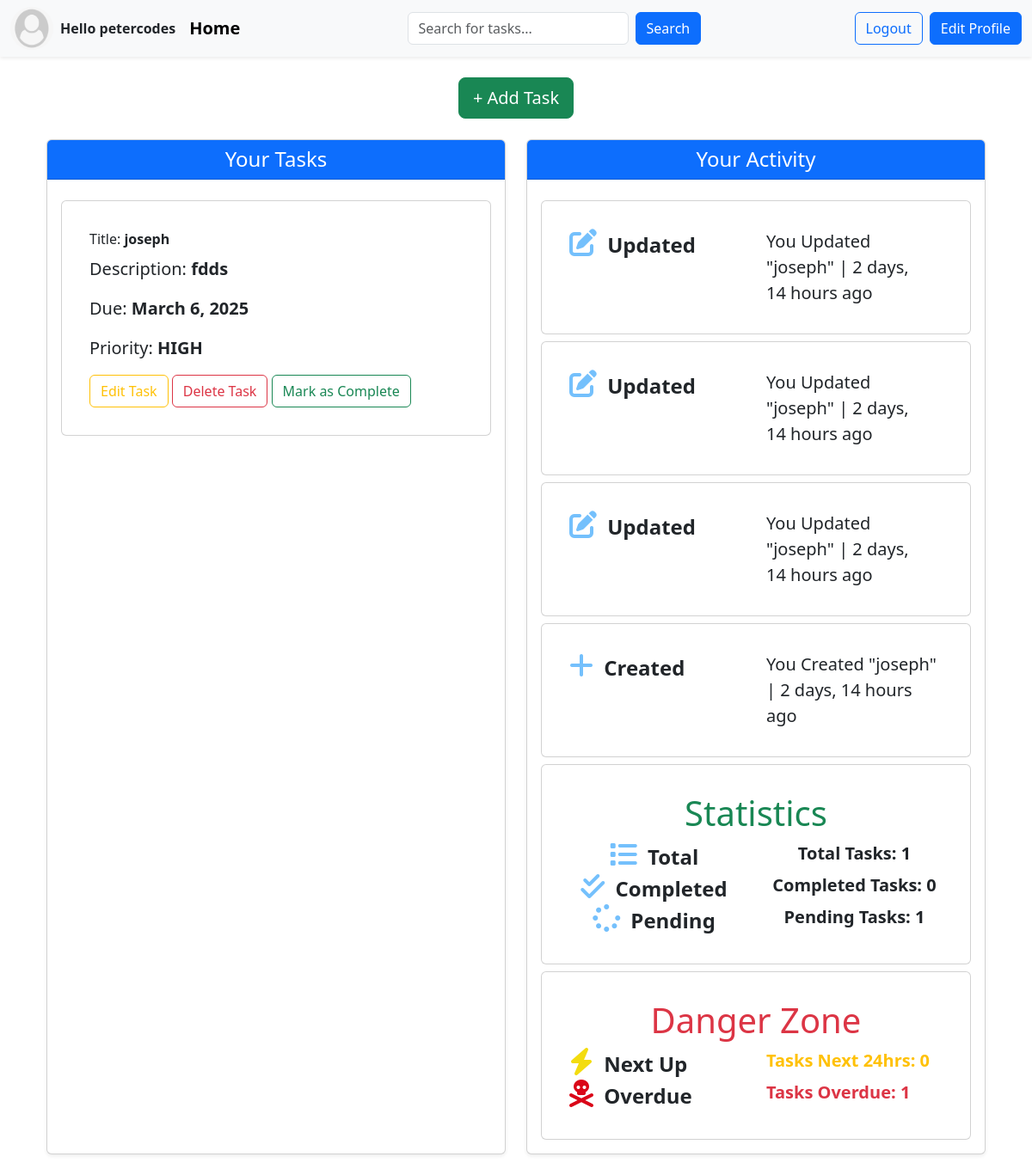
The app's page / (signed in) with its own data.
### base/models.py (models this page shows, shortened)
class User(AbstractUser):
    name = models.CharField(max_length=200,null=True)
    email = models.EmailField(unique=True,null=True)
    avatar= models.ImageField(null=True,default='default.png')
    USERNAME_FIELD = 'email'
    REQUIRED_FIELDS = []

class Task(models.Model):
    title = models.CharField(max_length=200,null=True)
    description = models.TextField(null=True,blank=True)
    user = models.ForeignKey(User,on_delete= models.CASCADE)
    completed = models.BooleanField(default=False)
    created = models.DateTimeField(auto_now_add=True)
    updated = models.DateTimeField(auto_now=True)
    PRIORITY_CHOICES = [
    ("HIGH","High"),
    ("MEDIUM","Medium"),
    ("LOW","Low")
   ]
    priority = models.CharField(max_length=100,choices = PRIORITY_CHOICES)
    due_date = models.DateField(null=True,blank=True)
    class Meta:
        ordering = ['-updated','-created']

class TaskActivity(models.Model):
    ACTION_CHOICES = [
        ("Created","Created"),
       ( "Updated","Updated"),
       ("Completed","Completed"),
       ("Deleted","Deleted")
    ]
    user = models.ForeignKey(User,on_delete=models.CASCADE)
    task = models.ForeignKey(Task,on_delete=models.CASCADE)
    action = models.CharField(max_length=20,choices = ACTION_CHOICES)
    timestamp = models.DateTimeField(auto_now_add=True)
    class Meta:
        ordering = ['-timestamp']

### base/views.py (the view, shortened to what this page needs)
# urls.py: path('',views.home,name="home"),
@login_required(login_url="login")
def home(request):
    tasks = Task.objects.filter(user=request.user)  # Filter tasks for the logged-in user
    activities = TaskActivity.objects.filter(user=request.user).order_by('-timestamp')[:5]  # Get the latest 5 activities
    search_query = request.GET.get('q')
    total_tasks = tasks.count()
    completed_tasks = tasks.filter(completed=True).count()
    pending_tasks = total_tasks - completed_tasks
    now = timezone.now()
    next_24_hours = now + timedelta(hours=24)
    next_up_tasks = tasks.filter(due_date__range=[now, next_24_hours], completed=False).count()
    overdue_tasks = tasks.filter(due_date__lt=now, completed=False).count()
    context = {
        "tasks": tasks,
        "activities": activities,
        "total_tasks": total_tasks,
        "completed_tasks": completed_tasks,
        "pending_tasks": pending_tasks,
        "next_up_tasks": next_up_tasks,
        "overdue_tasks": overdue_tasks,
        "search_query": search_query,  # Pass the search query to the template
    }
    return render(request, 'base/index.html', context)

### base/templates/base/index.html (shortened to what this page needs)
{% extends 'main.html' %}
{% load static %}
{% block content %}
<div class="container my-4">
    <div class="text-center mb-4">
        <a href="{% url 'add-task' %}" class="btn btn-success btn-lg">+ Add Task</a>
    </div>
    <div class="row g-4">
        <div class="col-lg-6">
            <div class="card h-100 shadow-sm">
                <div class="card-header bg-primary text-white">
                    <h2 class="h4 mb-0 text-center">Your Tasks</h2>
                </div>
                <div class="card-body">
                    {% for task in tasks %}
                    <div class="card mt-2 p-3">
                        <div class="card-body">
                            <div class="card-title">Title: <span class="fw-bold">{{task.title}}</span></div>
                            <p class="card-text lead">Description: <span class="fw-bold">{{task.description}}</span></p>
                            <p class="lead">Due: <span class="fw-bold">{{task.due_date}}</span></p>
                            <p class="lead">Priority: <span class="fw-bold">{{task.priority}}</span></p>
                            <div id="container-fluid">
                                <a href="{% url 'edit-task' task.id %}" class="btn btn-outline-warning m-3 m-md-0">Edit Task</a>
                                <a href="{% url 'delete-task' task.id %}" class="btn btn-outline-danger m-3 m-md-0">Delete Task</a>
                                <form action="{% url 'mark-task-complete' task.id %}" method="POST" style="display: inline;">
                                    <button type="submit" class="btn btn-outline-success m-3 m-md-0">Mark as Complete</button>
                                </form>
                            </div>
                        </div>
                    </div>
                    {% endfor %}
                </div>
            </div>
        </div>
        <div class="col-lg-6">
            <div class="card h-100 shadow-sm">
                <div class="card-header bg-primary text-white">
                    <h2 class="h4 mb-0 text-center">Your Activity</h2>
                </div>
                <div class="card-body">
                    {% for activity in activities %}
                    <div class="card mt-2 p-3">
                        <div class="card-body">
                            <div class="row activity">
                                <div class="col">
                                    {% if activity.action == "Completed" %}
                                    <i class="icon fa-solid fa-square-check fa-2x" style="color: #74C0FC;"></i>
                                    {% elif activity.action == "Updated" %}
                                    <i class="fa-solid fa-pen-to-square fa-2x" style="color: #74C0FC;"></i>
                                    {% elif activity.action == "Created" %}
                                    <i class="fa-solid fa-plus fa-2x" style="color: #74C0FC;"></i>
                                    {% elif activity.action == "Deleted" %}
                                    <i class="fa-solid fa-trash fa-2x" style="color: #74C0FC;"></i>
                                    {% endif %}
                                    <span class="mx-2 fw-bold fs-4">{{ activity.action }}</span>
                                </div>
                                <div class="col">
                                    <p class="card-text lead">You {{ activity.action }} "{{ activity.task.title }}" | {{ activity.timestamp|timesince }} ago</p>
                                </div>
                            </div>
                        </div>
                    </div>
                    {% endfor %}
                    <div class="card mt-2 p-3">
                        <div class="card-body">
                            <div class="text-center">
                                <h1 class="fw-lighter text-center text-success">Statistics</h1>
                                <div class="row">
                                    <div class="col">
                                        <i class="fa-sharp fa-solid fa-list fa-2x" style="color: #74C0FC;"></i>
                                        <span class="mx-2 fw-bold fs-4">Total</span>
                                    </div>
                                    <div class="col">
                                        <p class="card-text lead fw-bold">Total Tasks: {{ total_tasks }}</p>
                                    </div>
                                </div>
                                <div class="row">
                                    <div class="col">
                                        <i class="fa-solid fa-check-double fa-2x" style="color: #74C0FC;"></i>
                                        <span class="mx-2 fw-bold fs-4">Completed</span>
                                    </div>
                                    <div class="col">
                                        <p class="card-text lead fw-bold">Completed Tasks: {{ completed_tasks }}</p>
                                    </div>
                                </div>
                                <div class="row">
                                    <div class="col">
                                        <i class="fa-solid fa-spinner fa-2x" style="color: #74C0FC;"></i>
                                        <span class="mx-2 fw-bold fs-4">Pending</span>
                                    </div>
                                    <div class="col">
                                        <p class="card-text lead fw-bold">Pending Tasks: {{ pending_tasks }}</p>
                                    </div>
                                </div>
                            </div>
                        </div>
                    </div>
                    <div class="card mt-2 p-3">
                        <div class="card-body">
                            <h1 class="fw-lighter text-center text-danger" style="color: #da0618;">Danger Zone</h1>
                            <div class="row">
                                <div class="col">
                                    <i class="fa-solid fa-bolt fa-2x" style="color: #f3dc0f;"></i>
                                    <span class="mx-2 fw-bold fs-4">Next Up</span>
                                </div>
                                <div class="col">
                                    <p class="card-text lead fw-bold text-warning">Tasks Next 24hrs: {{ next_up_tasks }}</p>
                                </div>
                            </div>
                            <div class="row">
                                <div class="col">
                                    <i class="fa-solid fa-skull-crossbones fa-2x" style="color: #da0618;"></i>
                                    <span class="mx-2 fw-bold fs-4">Overdue</span>
                                </div>
                                <div class="col">
                                    <p class="card-text lead fw-bold text-danger">Tasks Overdue: {{ overdue_tasks }}</p>
                                </div>
                            </div>
                        </div>
                    </div>
                </div>
            </div>
        </div>
    </div>
</div>
{% endblock %}

### templates/main.html (shortened to what this page needs)
<!DOCTYPE html>
{% load static %}
<html lang="en">
<head>
    <link href="https://cdn.jsdelivr.net/npm/bootstrap@5.3.3/dist/css/bootstrap.min.css" rel="stylesheet">
    <link rel="stylesheet" href="{% static 'css/style.css' %}">
</head>
<body><nav class="navbar navbar-expand-lg navbar-light bg-light shadow-sm">
<div class="container-fluid">
    <div class="d-flex align-items-center me-3">
        {% if request.user.is_authenticated %}
            <img class="rounded-circle me-2" src="{{request.user.avatar.url}}" alt="profile-pic" width="50" height="50">
            <span class="fw-bold">Hello {{user.username}}</span>
        {% else %}
            <span class="navbar-brand fw-bold">Task Tracker</span>
        {% endif %}
    </div>
    <a class="navbar-brand fw-bold" href="/">Home</a>
    <div class="mx-auto" style="max-width: 500px;">
        <form class="d-flex" method="get" role="search" action="{% url 'home'%}">
            <input class="form-control me-2" name="q" type="search" placeholder="Search for tasks..." aria-label="Search" value="{{ request.GET.q }}">
            <button class="btn btn-primary" type="submit">Search</button>
        </form>
    </div>
    <div class="d-flex gap-2">
        {% if request.user.is_authenticated %}
            <a href="{% url 'logout' %}" class="btn btn-outline-primary">Logout</a>
            <a href="{% url 'edit-profile' %}" class="btn btn-primary">Edit Profile</a>
        {% else %}
            <a href="{% url 'login' %}" class="btn btn-outline-primary">Login</a>
            <a href="{% url 'register' %}" class="btn btn-primary">Sign Up</a>
        {% endif %}
    </div>
</div>
</nav>
    <main class="container mt-4">
        {% block content %}
        {% endblock %}
    </main>
</body>
</html>

### static/css/style.css (style rules this page uses)
html, body { margin: 0; padding: 0; overflow-x: hidden; }

### records on screen
User: user.avatar (placeholder picture), username "petercodes"
Task: title "joseph", description "fdds", due_date "March 6, 2025", priority "HIGH"
TaskActivity: action "Updated", task "joseph", timestamp "2 days, 14 hours"
TaskActivity: action "Updated", task "joseph", timestamp "2 days, 14 hours"
TaskActivity: action "Updated", task "joseph", timestamp "2 days, 14 hours"
TaskActivity: action "Created", task "joseph", timestamp "2 days, 14 hours"

### other values on screen
{{ total_tasks }} "1"
{{ completed_tasks }} "0"
{{ pending_tasks }} "1"
{{ next_up_tasks }} "0"
{{ overdue_tasks }} "1"
